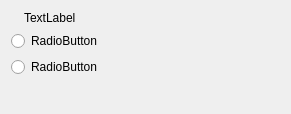
<?xml version="1.0" encoding="UTF-8"?>
<ui version="4.0">
 <class>Form</class>
 <widget class="QWidget" name="Form">
  <property name="geometry">
   <rect>
    <x>0</x>
    <y>0</y>
    <width>291</width>
    <height>114</height>
   </rect>
  </property>
  <property name="windowTitle">
   <string>Form</string>
  </property>
  <layout class="QVBoxLayout" name="verticalLayout">
   <item>
    <layout class="QHBoxLayout" name="horizontalLayout_3" stretch="0,1">
     <item>
      <widget class="QLabel" name="iconlabel">
       <property name="text">
        <string/>
       </property>
      </widget>
     </item>
     <item>
      <widget class="QLabel" name="toplabel">
       <property name="sizePolicy">
        <sizepolicy hsizetype="Preferred" vsizetype="Preferred">
         <horstretch>1</horstretch>
         <verstretch>0</verstretch>
        </sizepolicy>
       </property>
       <property name="text">
        <string>TextLabel</string>
       </property>
       <property name="wordWrap">
        <bool>true</bool>
       </property>
       <property name="textInteractionFlags">
        <set>Qt::LinksAccessibleByMouse|Qt::TextSelectableByMouse</set>
       </property>
      </widget>
     </item>
    </layout>
   </item>
   <item>
    <widget class="QRadioButton" name="usehomedirectoryradio">
     <property name="text">
      <string>RadioButton</string>
     </property>
    </widget>
   </item>
   <item>
    <widget class="QRadioButton" name="replacehomedirectoryradio">
     <property name="text">
      <string>RadioButton</string>
     </property>
    </widget>
   </item>
   <item>
    <spacer name="verticalSpacer">
     <property name="orientation">
      <enum>Qt::Vertical</enum>
     </property>
     <property name="sizeHint" stdset="0">
      <size>
       <width>20</width>
       <height>40</height>
      </size>
     </property>
    </spacer>
   </item>
  </layout>
 </widget>
 <resources/>
 <connections/>
</ui>
